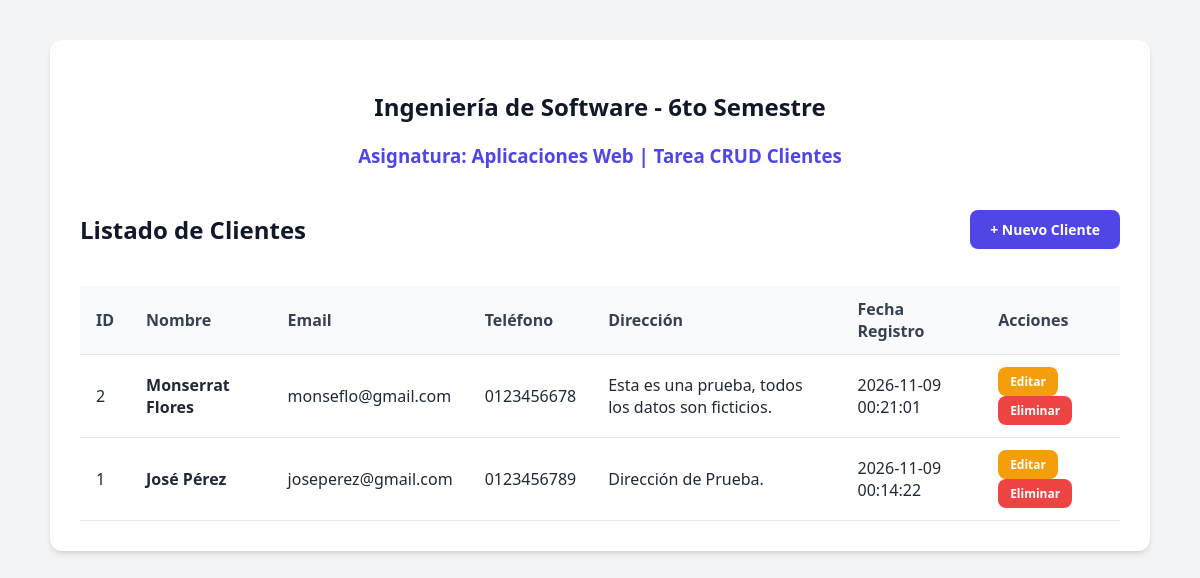
The page / on the database its author committed.
### tables this page shows
CREATE TABLE clientes (
            id INTEGER PRIMARY KEY AUTOINCREMENT,
            nombre TEXT NOT NULL,
            email TEXT NOT NULL UNIQUE,
            telefono TEXT NOT NULL,
            direccion TEXT NOT NULL,
            fecha_registro DATETIME DEFAULT CURRENT_TIMESTAMP
        );

### classes/Cliente.php (called while the page is built, shortened)
<?php
class Cliente {
    private ?PDO $conn;
    private string $table_name = "clientes";
    public function __construct(PDO $db) {
        $this->conn = $db;
    }
    public function leerTodos(): array {
        $query = "SELECT id, nombre, email, telefono, direccion, fecha_registro FROM " . $this->table_name . " ORDER BY id DESC";
        $stmt = $this->conn->prepare($query);
        $stmt->execute();
        return $stmt->fetchAll(PDO::FETCH_ASSOC);
    }
}
?>

### index.php (the view, shortened to what this page needs)
<?php
require_once __DIR__ . '/config/database.php';
require_once __DIR__ . '/classes/Cliente.php';
$database = new Database();
$db = $database->getConnection();
$cliente = new Cliente($db);
$clientes = $cliente->leerTodos();
$num = count($clientes);
?>
<!DOCTYPE html>
<html lang="es">
<head>
    <link rel="stylesheet" href="assets/css/style.css">
</head>
<body>
    <div class="container">
        <div class="card">
            <div style="text-align: center; margin-bottom: 25px;">
                <h2>Ingeniería de Software - 6to Semestre</h2>
                <h3 style="color: #4f46e5; margin-top: 5px;">Asignatura: Aplicaciones Web | Tarea CRUD Clientes</h3>
            </div>
            <div class="header-flex">
                <h2>Listado de Clientes</h2>
                <a href="create.php" class="btn btn-primary">+ Nuevo Cliente</a>
            </div>
            <?php if ($num > 0): ?>
                <table>
                    <thead>
                        <tr>
                            <th>ID</th>
                            <th>Nombre</th>
                            <th>Email</th>
                            <th>Teléfono</th>
                            <th>Dirección</th>
                            <th>Fecha Registro</th>
                            <th>Acciones</th>
                        </tr>
                    </thead>
                    <tbody>
                        <?php foreach ($clientes as $row): ?>
                            <tr>
                                <td><?php echo $row['id']; ?></td>
                                <td><strong><?php echo htmlspecialchars($row['nombre']); ?></strong></td>
                                <td><?php echo htmlspecialchars($row['email']); ?></td>
                                <td><?php echo htmlspecialchars($row['telefono']); ?></td>
                                <td><?php echo htmlspecialchars($row['direccion']); ?></td>
                                <td><?php echo $row['fecha_registro']; ?></td>
                                <td>
                                    <a href="edit.php?id=<?php echo $row['id']; ?>" class="btn btn-warning" style="padding: 6px 12px; font-size: 12px;">Editar</a>
                                    <a href="delete.php?id=<?php echo $row['id']; ?>" class="btn btn-danger" style="padding: 6px 12px; font-size: 12px;" onclick="return confirm('¿Está seguro de eliminar este cliente?');">Eliminar</a>
                                </td>
                            </tr>
                        <?php endforeach; ?>
                    </tbody>
                </table>
            <?php else: ?>
                <p style="text-align: center; color: #6b7280; padding: 40px 0;">No hay clientes registrados en la base de datos. Haga clic en "+ Nuevo Cliente" para agregar uno.</p>
            <?php endif; ?>
        </div>
    </div>
</body>
</html>

### assets/css/style.css (style rules this page uses)
:root { --primary-color: #4f46e5; --primary-hover: #4338ca; --bg-color: #f3f4f6; --card-bg: #ffffff; --text-color: #1f2937; --border-color: #e5e7eb; }
body { font-family: 'Segoe UI', Tahoma, Geneva, Verdana, sans-serif; background-color: var(--bg-color); color: var(--text-color); margin: 0; padding: 0; }
.container { max-width: 1100px; margin: 40px auto; padding: 0 20px; }
.card { background: var(--card-bg); border-radius: 12px; box-shadow: 0 4px 6px -1px rgba(0, 0, 0, 0.1), 0 2px 4px -1px rgba(0, 0, 0, 0.06); padding: 30px; margin-bottom: 25px; }
h1, h2, h3 { color: #111827; }
.btn { display: inline-block; padding: 10px 20px; font-size: 14px; font-weight: 600; text-align: center; text-decoration: none; border-radius: 8px; cursor: pointer; transition: background-color 0.2s, transform 0.1s; border: none; }
.btn-primary { background-color: var(--primary-color); color: white; }
.btn-danger { background-color: #ef4444; color: white; }
.btn-warning { background-color: #f59e0b; color: white; }
table { width: 100%; border-collapse: collapse; margin-top: 20px; }
th, td { padding: 12px 16px; text-align: left; border-bottom: 1px solid var(--border-color); }
th { background-color: #f9fafb; font-weight: 600; color: #374151; }
.header-flex { display: flex; justify-content: space-between; align-items: center; margin-bottom: 20px; }

### rows shown on the page
clientes: id "2", nombre "Monserrat Flores", email "monseflo@gmail.com", telefono "0123456678", direccion "Esta es una prueba, todos los datos son ficticios.", fecha_registro "2026-11-09 00:21:01"
clientes: id "1", nombre "José Pérez", email "joseperez@gmail.com", telefono "0123456789", direccion "Dirección de Prueba.", fecha_registro "2026-11-09 00:14:22"
